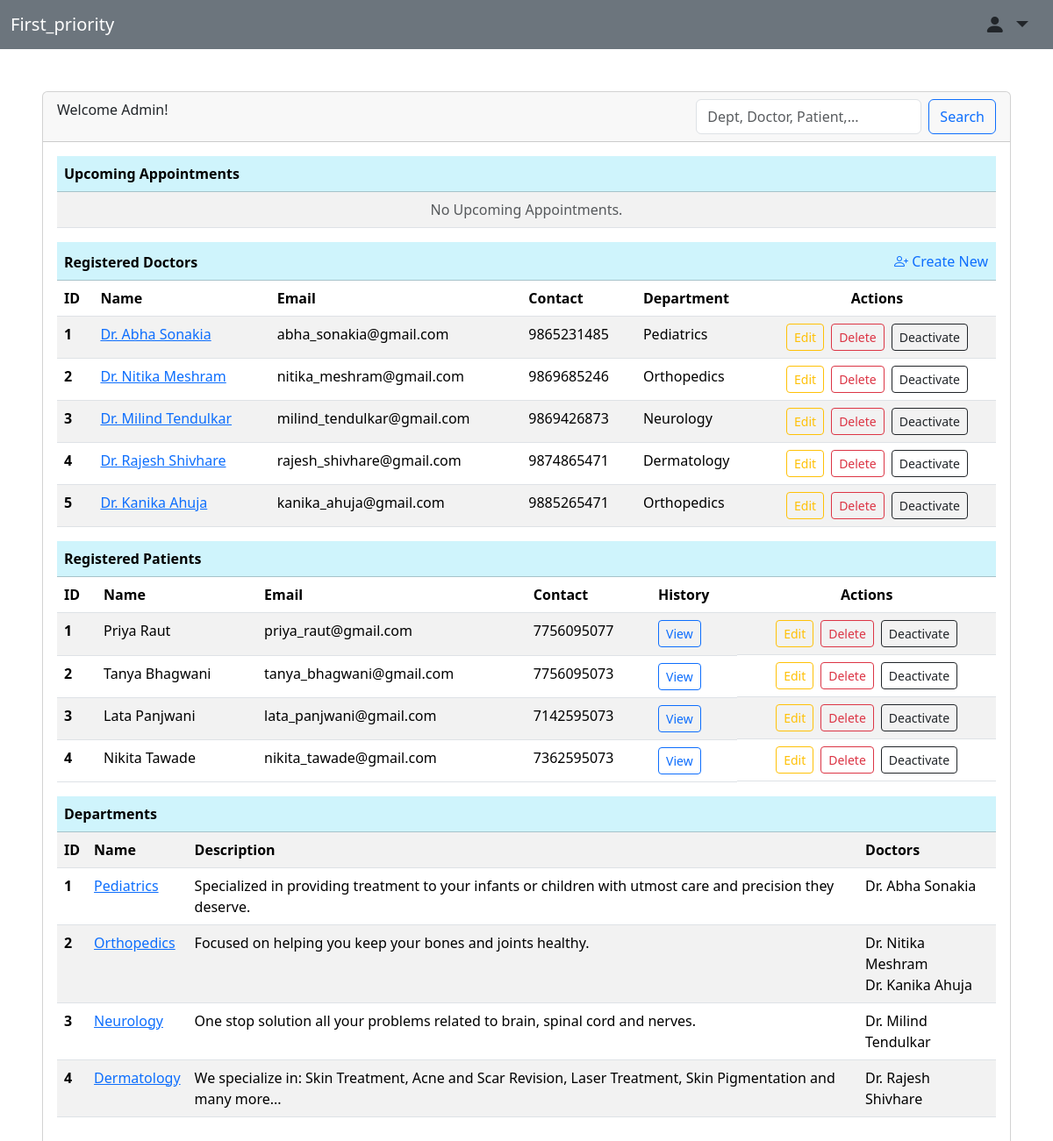
Screenshot of /dashboard/admin (signed in) with the database file from the repository.
### backend/models.py (models this page shows, shortened)
class Doctor(db.Model,UserMixin):
    __tablename__ = "doctor"
    id = db.Column(db.Integer, primary_key = True, autoincrement = True)
    username = db.Column(db.String, unique=True)
    email = db.Column(db.String, unique = True)
    password = db.Column(db.String)
    full_name = db.Column(db.String)
    contact_no = db.Column(db.String)
    status = db.Column(db.Boolean,default=True)
    department_id = db.Column(db.Integer, db.ForeignKey("departments.id"))
    appointments = db.relationship("Appointment",backref="doctor")
    doctor_availability = db.relationship("Doctor_Availability",backref="doctor",cascade="all, delete-orphan")
    qualification= db.Column(db.Text)
    description= db.Column(db.Text)

class Departments(db.Model):
    __tablename__ = "departments"
    id = db.Column(db.Integer, primary_key = True, autoincrement = True)
    name = db.Column(db.String, unique = True)
    description = db.Column(db.Text)
    doctors = db.relationship("Doctor", backref = "department",cascade="all, delete-orphan")

class Patient(db.Model,UserMixin):
    __tablename__ = "patient"
    id = db.Column(db.Integer, primary_key = True, autoincrement = True)
    username = db.Column(db.String, unique=True)
    email = db.Column(db.String, unique = True)
    password = db.Column(db.String)
    full_name = db.Column(db.String)
    contact_no = db.Column(db.String)
    dob = db.Column(db.Date)
    address = db.Column(db.Text)
    status = db.Column(db.Boolean,default=True)
    appointments = db.relationship("Appointment",backref="patient",cascade="all, delete-orphan")

### backend/routes.py (the view)
@app.route("/dashboard/admin")
@login_required
def admin_dashboard():
    if isinstance(current_user, Admin):
        today = date.today()
        doctors = db.session.query(Doctor).all()
        patients=db.session.query(Patient).all()
        departments=db.session.query(Departments).all()
        appointment_details1=Appointment.query.filter(Appointment.appointment_status == "Upcoming", Appointment.date>=today).order_by(Appointment.date,Appointment.time).all()
        appointment_details = []
        for appointment in appointment_details1:
            if appointment.date == today:
                if appointment.time <= datetime.now().time():
                    continue
            appointment_details.append(appointment)
        return render_template("admin/admin_dash.html",doctors=doctors,patients=patients,departments=departments,records=appointment_details)
    else:
        return redirect("/")

### app.py (called while the page is built)
def create_app():
    app = Flask(__name__)
    app.config["SQLALCHEMY_DATABASE_URI"] = "sqlite:///mydb.sqlite3"
    db.init_app(app)
    app.config["SECRET_KEY"] = "mysecretkey"
    loginmanager=LoginManager(app)
    @loginmanager.user_loader
    def load_user(email):
        obj=db.session.query(Doctor).filter_by(email=email).first() or db.session.query(Patient).filter_by(email=email).first() or db.session.query(Admin).filter_by(email=email).first()
        return obj
    app.app_context().push()
    return app

### backend/routes.py (called while the page is built)
@app.before_request
def inactive_users():
    msg = None
    if not current_user.is_authenticated and request.endpoint != "login" and request.endpoint!="register" and request.endpoint!="home":
        if(current_user.is_active == False):
            msg = "You are not allowed to access the application. Please contact administrator."
        logout_user()
        return redirect(url_for("login", msg=msg))

### templates/admin/admin_dash.html (shortened to what this page needs)
<!DOCTYPE html>
<html lang="en">
<head>
    <link href="https://cdn.jsdelivr.net/npm/bootstrap@5.3.8/dist/css/bootstrap.min.css" rel="stylesheet"
>
    <link rel="stylesheet" href="https://cdn.jsdelivr.net/npm/bootstrap-icons@1.13.1/font/bootstrap-icons.min.css">
</head>
<body>
    <nav class="navbar navbar-expand-sm bg-secondary navbar-dark">
        <div class="container-fluid">
            <div class="navbar-brand">First_priority</div>
            <div class="nav-item dropdown-center">
                <a class="nav-link dropdown-toggle fs-4 me-3" href="#" role="button" data-bs-toggle="dropdown">
                    <i class="bi bi-person-fill"></i>
                </a>
            </div>
        </div>
    </nav>
    <div class="card mt-5 ms-5 me-5">
        <div class="card-header d-flex">
            <p class="me-auto">Welcome Admin!</p>
            <form method="GET" action="/search" class="d-flex" role="search"><input class="form-control me-2"
                    type="search" name="query" placeholder="Dept, Doctor, Patient,..." value="{{ search_query or '' }}">
                <button class="btn btn-outline-primary" type="submit">Search</button>
            </form>
        </div>
        <div class="card-body">
            <table class="table table-striped">
                <thead>
                    <tr class="table-info">
                        <th colspan="8">Upcoming Appointments</th>
                    </tr>
                </thead>
                {% if records %}
                <tbody>
                    <tr>
                        <th scope="col">ID</th>
                        <th scope="col">Patient Name</th>
                        <th scope="col">Doctor Name</th>
                        <th scope="col">Department</th>
                        <th scope="col">Date</th>
                        <th scope="col">Time</th>
                        <th scope="col" class="text-center">Patient History</th>
                        <th scope="col" class="text-center">Actions</th>
                    </tr>
                    {% for record in records %}
                    <tr>
                        <th scope="row">{{record.id}}</th>
                        <td>{{record.patient.full_name}}</td>
                        <td>{{record.doctor.full_name}}</td>
                        <td>{{record.doctor.department.name}}</td>
                        <td>{{record.date}}</td>
                        <td>{{record.time.strftime("%H:%M")}}</td>
                        <td class="text-center"><a href="/patient_history?id={{record.patient.id}}" type="button"
                                class="btn btn-outline-primary btn-sm">View</a></td>
                        <td class="text-center"><a
                                href="/update_appointment/patient?appointment_id={{record.id}}&action=cancel"
                                type="button" class="btn btn-outline-danger btn-sm">Cancel</a></td>
                    </tr>
                    {% endfor %}
                </tbody>
                {% else %}
                <tbody>
                    <tr>
                        <td colspan="7" class="text-center text-muted">No Upcoming Appointments.</td>
                    </tr>
                </tbody>
                {% endif %}
            </table>
            <table class="table table-striped">
                <thead>
                    <tr class="table-info">
                        <th colspan="5">Registered Doctors</th>
                        <th colspan="1" class="text-end"><a href="/create/doc"
                                class="btn btn p-0 text-primary text-decoration-none"><i class="bi bi-person-plus"></i>
                                Create New</a>
                        </th>
                    </tr>
                    <tr>
                        <th scope="col">ID</th>
                        <th scope="col">Name</th>
                        <th scope="col">Email</th>
                        <th scope="col">Contact</th>
                        <th scope="col">Department</th>
                        <th scope="col" class="text-center">Actions</th>
                    </tr>
                </thead>
                <tbody>
                    {% for doctor in doctors %}
                    <tr>
                        <th scope="row">{{doctor.id}}</th>
                        <td><a href="/view/doctor?doctor_id={{doctor.id}}" type="button">{{doctor.full_name}}</a></td>
                        <td>{{doctor.email}}</td>
                        <td>{{doctor.contact_no}}</td>
                        <td>{{doctor.department.name}}</td>
                        <td class="d-flex justify-content-center"><a href="/edit/doc?id={{doctor.id}}" type="button"
                                class="btn btn-outline-warning btn-sm me-2">Edit</a>
                            <button type="button" class="btn btn-outline-danger btn-sm me-2" data-bs-toggle="modal"
                                data-bs-target="#deleteDocModal{{doctor.id}}">Delete
                            </button>
                            <form action="/blacklist/doc?id={{doctor.id}}" method="POST">
                                <button type="submit"
                                    class="btn btn-sm {{ 'btn-outline-dark' if doctor.status else 'btn-outline-success' }}">
                                    {{ 'Deactivate' if doctor.status else 'Activate' }}</button>
                            </form>
                        </td>
                    </tr>
                    {% endfor %}
                </tbody>
            </table>
            <table class="table table-striped">
                <thead>
                    <tr class="table-info">
                        <th colspan="6">Registered Patients</th>
                    </tr>
                    <tr>
                        <th scope="col">ID</th>
                        <th scope="col">Name</th>
                        <th scope="col">Email</th>
                        <th scope="col">Contact</th>
                        <th scope="col">History</th>
                        <th scope="col" class="text-center">Actions</th>
                    </tr>
                </thead>
                <tbody>
                    {% for patient in patients %}
                    <tr>
                        <th scope="row">{{patient.id}}</th>
                        <td>{{patient.full_name}}</td>
                        <td>{{patient.email}}</td>
                        <td>{{patient.contact_no}}</td>
                        <td><a href="/patient_history?id={{patient.id}}" class="btn btn-outline-primary btn-sm">View</a>
                        </td>
                        <td class="d-flex justify-content-center"><a href="/edit/patient?id={{patient.id}}" type="button"
                                class="btn btn-outline-warning btn-sm me-2">Edit</a>
                            <button type="button" class="btn btn-outline-danger btn-sm me-2" data-bs-toggle="modal"
                                data-bs-target="#deletePatientModal{{patient.id}}">Delete
                            </button>
                            <form action="/blacklist/patient?id={{patient.id}}" method="POST">
                                <button type="submit"
                                    class="btn btn-sm {{ 'btn-outline-dark' if patient.status else 'btn-outline-success' }}">
                                    {{ 'Deactivate' if patient.status else 'Activate' }}</button>
                            </form>
                        </td>
                    </tr>
                    {% endfor %}
                </tbody>
            </table>
            <table class="table table-striped">
                <thead>
                    <tr class="table-info">
                        <th colspan="4">Departments</th>
                    </tr>
                </thead>
                {% if departments %}
                <tbody>
                    <tr>
                        <th scope="col">ID</th>
                        <th scope="col">Name</th>
                        <th scope="col">Description</th>
                        <th scope="col">Doctors</th>
                    </tr>
                    {% for department in departments %}
                    <tr>
                        <th scope="row">{{department.id}}</th>
                        <td><a href="/view/department?department_id={{department.id}}" type="button">{{department.name}}</a></td>
                        <td>{{department.description}}</td>
                        <td>{% for doctor in department.doctors %}{{doctor.full_name}}<br>
                            {% endfor %}
                        </td>
                    </tr>
                    {% endfor %}
                </tbody>
                {% else %}
                <tbody>
                    <tr>
                        <td colspan="8" class="text-center text-muted">None.</td>
                    </tr>
                </tbody>
                {% endif %}
            </table>
        </div>
    </div>
</body>
</html>

### rows the page displays
Doctor: id "1", full_name "Dr. Abha Sonakia", email "abha_sonakia@gmail.com", contact_no "9865231485", department.name "Pediatrics", status "Deactivate"
Doctor: id "2", full_name "Dr. Nitika Meshram", email "nitika_meshram@gmail.com", contact_no "9869685246", department.name "Orthopedics", status "Deactivate"
Doctor: id "3", full_name "Dr. Milind Tendulkar", email "milind_tendulkar@gmail.com", contact_no "9869426873", department.name "Neurology", status "Deactivate"
Doctor: id "4", full_name "Dr. Rajesh Shivhare", email "rajesh_shivhare@gmail.com", contact_no "9874865471", department.name "Dermatology", status "Deactivate"
Doctor: id "5", full_name "Dr. Kanika Ahuja", email "kanika_ahuja@gmail.com", contact_no "9885265471", department.name "Orthopedics", status "Deactivate"
Patient: id "1", full_name "Priya Raut", email "priya_raut@gmail.com", contact_no "7756095077", status "Deactivate"
Patient: id "2", full_name "Tanya Bhagwani", email "tanya_bhagwani@gmail.com", contact_no "7756095073", status "Deactivate"
Patient: id "3", full_name "Lata Panjwani", email "lata_panjwani@gmail.com", contact_no "7142595073", status "Deactivate"
Patient: id "4", full_name "Nikita Tawade", email "nikita_tawade@gmail.com", contact_no "7362595073", status "Deactivate"
Departments: id "1", name "Pediatrics", description "Specialized in providing treatment to your infants or children with utmost care and precision they deserve."
Departments: id "2", name "Orthopedics", description "Focused on helping you keep your bones and joints healthy."
Departments: id "3", name "Neurology", description "One stop solution all your problems related to brain, spinal cord and nerves."
Departments: id "4", name "Dermatology", description "We specialize in: Skin Treatment, Acne and Scar Revision, Laser Treatment, Skin Pigmentation and many more..."
